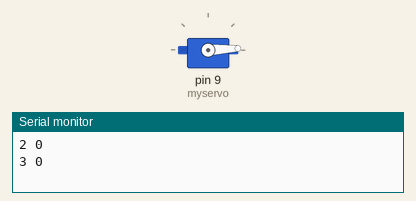
Simulated run of this sketch. Board: Arduino Uno, built with avr-gcc and run on an emulated ATmega328P. Shown: servo, the last lines printed to the serial monitor.

Above: at 0.05 s.
At 2.6 s:
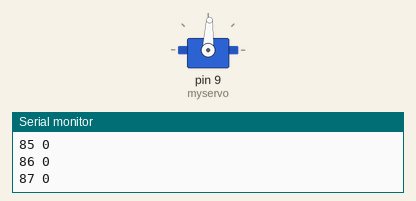
At 5.15 s:
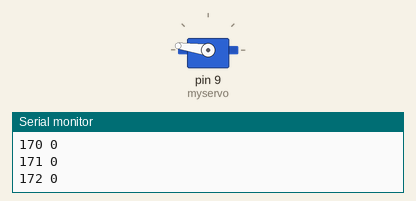
At 10.3 s:
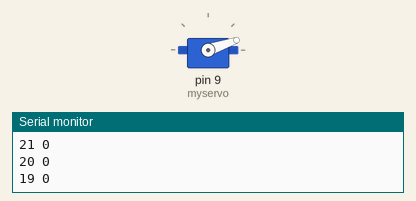
Timing chart, 0 to 14.1 s (numbered marks = the images above):
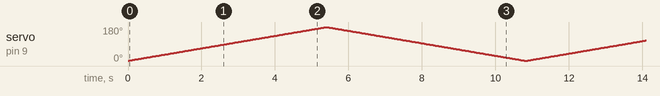

The sketch:

FWJLNH5IEB7ZSTU.ino
```cpp
#include <Servo.h>
Servo myservo;
#include <Ultrasonic.h>
Ultrasonic sensor(6,5); // (Trig PIN,Echo PIN)
int pos = 1;
long cm=0;

int st=0;

void setup()
{
Serial.begin(9600);
myservo.attach(9);
}

void loop()
{

if (pos == 1)
st = 0;

if (pos == 180)
st = 1;

if (st==0)
pos = pos+1;

if (st==1)
pos = pos-1;

myservo.write(pos);

data();

Serial.print(pos); Serial.print( " "); Serial.println(cm);
delay(30);

}

void data()
{
//cm = sensor.Ranging(CM);
if (cm>100)
{
cm = 100;
}
}
```
